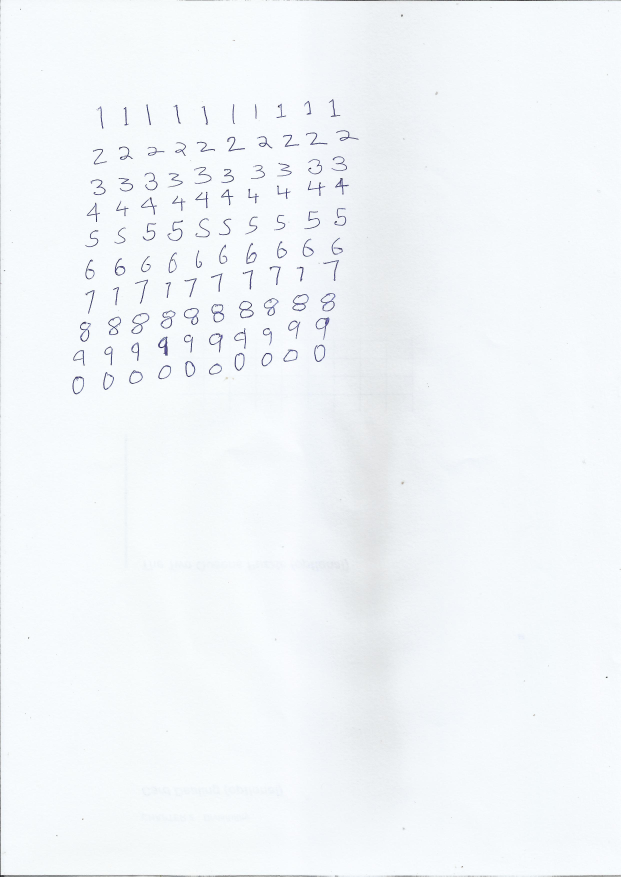
#> input picture sign-language-translator-master/src/custom_train_digits.jpg, 2481 x 3507 px (shown at 1/4 size)
$ python NEW_digit_recogV1.2.py   (older library calls are emulated)
#> lines starting #> are read from the running program, lines starting #| are printed output that depends on the picture; after the words box and inside, x2 and y2 are one past the last pixel; in counts of white or black regions, pixels touching at a corner belong together; long printed decimals are rounded
### sign-language-translator-master/src/needed.py
from PIL import Image
from numpy import asarray


def imresize(arr,size):
	img=Image.fromarray(arr)
	img=img.resize(size)
	return asarray(img)

### sign-language-translator-master/src/NEW_digit_recogV1.2.py
import numpy as np
# from scipy.misc.pilutil import imresize
from needed import imresize
from PIL import Image
import cv2  # version 3.2.0
from skimage.feature import hog
import matplotlib.image as mpimg
from matplotlib import pyplot as plt
from sklearn.model_selection import train_test_split
from sklearn.metrics import accuracy_score
from sklearn.utils import shuffle

DIGIT_WIDTH = 10
DIGIT_HEIGHT = 20
IMG_HEIGHT = 28
IMG_WIDTH = 28
CLASS_N = 10  # 0-9


# This method splits the input training image into small cells (of a single digit) and uses these cells as training data.
# The default training image (MNIST) is a 1000x1000 size image and each digit is of size 10x20. so we divide 1000/10 horizontally and 1000/20 vertically.
# [19 lines left out: functions split2d, load_digits, not called in this run]


def pixels_to_hog_20(img_array):
    hog_featuresData = []
    for img in img_array:
        fd = hog(img,
                 orientations=10,
                 pixels_per_cell=(5, 5),
                 cells_per_block=(1, 1))
        hog_featuresData.append(fd)
    hog_features = np.array(hog_featuresData, 'float64')
    return np.float32(hog_features)


# define a custom model in a similar class wrapper with train and predict methods
class KNN_MODEL():
    def __init__(self, k=3):
        self.k = k
        self.model = cv2.ml.KNearest_create()

    def train(self, samples, responses):
        self.model.train(samples, cv2.ml.ROW_SAMPLE, responses)

    def predict(self, samples):
        retval, results, neigh_resp, dists = self.model.findNearest(samples, self.k)
        return results.ravel()


class SVM_MODEL():
    # [7 lines left out: function __init__, not called in this run]

    def train(self, samples, responses):
        self.model.train(samples, cv2.ml.ROW_SAMPLE, responses)

    def predict(self, samples):
        results = self.model.predict(samples.reshape(-1, self.features))
        return results[1].ravel()


def get_digits(contours, hierarchy):
    hierarchy = hierarchy[0]
    bounding_rectangles = [cv2.boundingRect(ctr) for ctr in contours]
    final_bounding_rectangles = []
    # find the most common heirarchy level - that is where our digits's bounding boxes are
    u, indices = np.unique(hierarchy[:, -1], return_inverse=True)
    most_common_heirarchy = u[np.argmax(np.bincount(indices))]

    for r, hr in zip(bounding_rectangles, hierarchy):
        x, y, w, h = r
        # this could vary depending on the image you are trying to predict
        # we are trying to extract ONLY the rectangles with images in it (this is a very simple way to do it)
        # we use heirarchy to extract only the boxes that are in the same global level - to avoid digits inside other digits
        # ex: there could be a bounding box inside every 6,9,8 because of the loops in the number's appearence - we don't want that.
        # read more about it here: https://docs.opencv.org/trunk/d9/d8b/tutorial_py_contours_hierarchy.html
        if ((w * h) > 250) and (10 <= w <= 200) and (10 <= h <= 200) and hr[3] == most_common_heirarchy:
            final_bounding_rectangles.append(r)

    return final_bounding_rectangles


# [35 lines left out: function proc_user_img, not called in this run]
    # cv2.destroyAllWindows()


def get_contour_precedence(contour, cols):
    return contour[1] * cols + contour[0]  # row-wise ordering


# this function processes a custom training image
# see example : custom_train.digits.jpg
# if you want to use your own, it should be in a similar format
def load_digits_custom(img_file):
#> called with img_file = 'custom_train_digits.jpg'
    train_data = []
    train_target = []
    start_class = 1
    im = cv2.imread(img_file)
#> im is the input picture: shape (3507, 2481, 3); mean B, G, R 249.2, 246.2, 242.3
    imgray = cv2.cvtColor(im, cv2.COLOR_BGR2GRAY)
    plt.imshow(imgray)
    kernel = np.ones((5, 5), np.uint8)

    ret, thresh = cv2.threshold(imgray, 127, 255, 0)
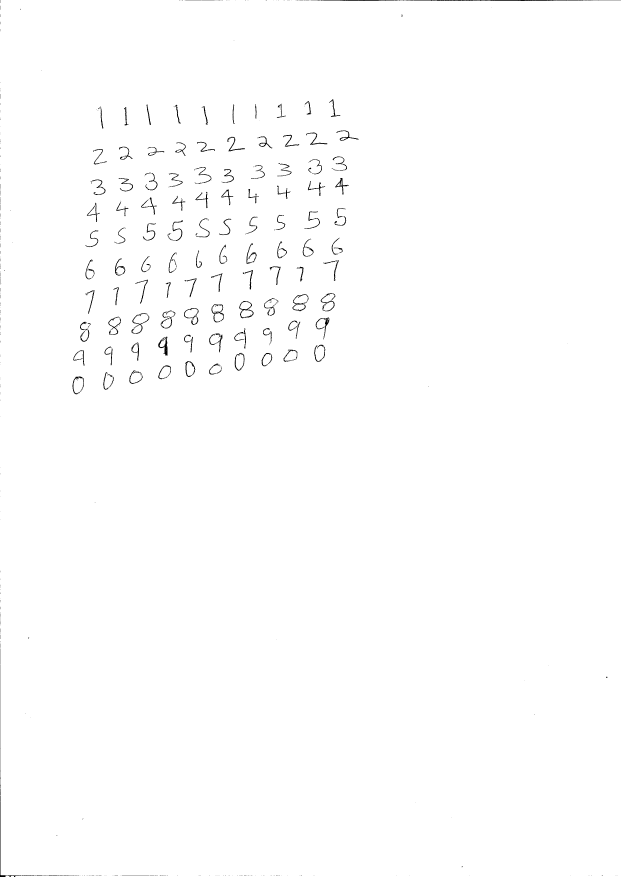
#> thresh: shape (3507, 2481) (shown at 1/4 size); 99.4% white; 577 black regions (433 under 20 px), largest, box (x1, y1, x2, y2) and area: (1242, 0, 2481, 4) 2789, (0, 2657, 297, 3507) 1799, (633, 1347, 670, 1423) 1005
    thresh = cv2.erode(thresh, kernel, iterations=1)
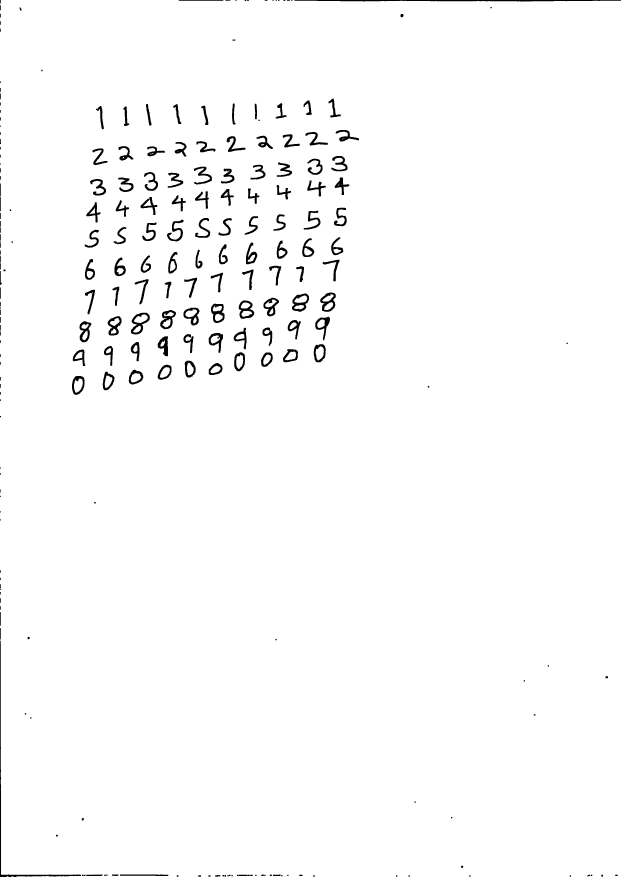
#> thresh: shape (3507, 2481) (shown at 1/4 size); 98.3% white; 242 black regions (18 under 20 px), largest, box (x1, y1, x2, y2) and area: (1178, 0, 2481, 6) 5683, (0, 2572, 324, 3507) 5172, (524, 1251, 599, 1338) 2335
    thresh = cv2.dilate(thresh, kernel, iterations=1)
#> thresh: shape (3507, 2481); 99.3% white; 257 black regions (134 under 20 px)
    thresh = cv2.erode(thresh, kernel, iterations=1)

    contours, hierarchy = cv2.findContours(thresh, cv2.RETR_TREE, cv2.CHAIN_APPROX_SIMPLE)
#> contours = 226 contours, 12 with area under 20; largest, box (x1, y1, x2, y2) and area: (0, 0, 2481, 3507) 8679563, (523, 1250, 600, 1339) 4200, (1167, 1173, 1237, 1248) 3766, (1280, 1169, 1344, 1248) 3652, (954, 1201, 1018, 1276) 3553
    digits_rectangles = get_digits(contours, hierarchy)  # rectangles of bounding the digits in user image
#> in get_digits, `bounding_rectangles = [cv2.boundingRect(ctr) for ctr in contours]`: bounding_rectangles = 226 items, first 6: (45, 3505, 9, 2), (26, 3504, 10, 3), (0, 0, 2481, 3507), (2278, 3500, 7, 7), (1876, 3500, 7, 7), (1633, 3500, 7, 7)
#> in get_digits, `u, indices = np.unique(hierarchy[:, -1], return_inverse=True)`: u = 46 values from -1 to 207; indices = 226 values, max 45 at index 208, min 0 at index 0, mean 7.3
#> in get_digits, `most_common_heirarchy = u[np.argmax(np.bincount(indices))]`: most_common_heirarchy = 2
#> the loop in get_digits, `for r, hr in zip(bounding_rectangles, hierarchy):` made 226 passes
#> (hr, x, y, w, h) on passes 1 to 3: ([1, -1, -1, -1], 45, 3505, 9, 2), ([2, 0, -1, -1], 26, 3504, 10, 3), ([-1, 1, 3, -1], 0, 0, 2481, 3507)
#> after the loop in get_digits, `for r, hr in zip(bounding_rectangles, hierarchy):`: final_bounding_rectangles = 100 items, first 6: (287, 1503, 52, 77), (410, 1486, 49, 76), (514, 1478, 60, 61), (630, 1458, 57, 62), (834, 1451, 57, 50), (738, 1442, 46, 69)
#> digits_rectangles has the same summary as final_bounding_rectangles in get_digits

    # sort rectangles accoring to x,y pos so that we can label them
    digits_rectangles.sort(key=lambda x: get_contour_precedence(x, im.shape[1]))

    for index, rect in enumerate(digits_rectangles):
        x, y, w, h = rect
        cv2.rectangle(im, (x, y), (x + w, y + h), (0, 255, 0), 2)
        im_digit = imgray[y:y + h, x:x + w]
        im_digit = (255 - im_digit)

        im_digit = imresize(im_digit, (IMG_WIDTH, IMG_HEIGHT))
        train_data.append(im_digit)
        train_target.append(start_class % 10)

        if index > 0 and (index + 1) % 10 == 0:
            start_class += 1
#> this loop made 100 passes
#> (x, y, w, h) on passes 1 to 12: (1313, 394, 51, 77), (1213, 401, 35, 60), (1102, 412, 45, 63), (927, 413, 16, 86), (1018, 414, 11, 64), (583, 415, 24, 88), (692, 416, 34, 81), (804, 422, 30, 79), (383, 423, 33, 95), (493, 425, 25, 80), (1342, 519, 95, 48), (1221, 527, 91, 56)
#> pass 1, in imresize, `img=img.resize(size)`:
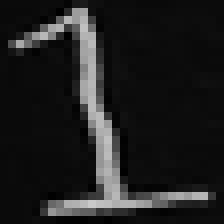
#> img: PIL image 28x28 L (shown 8 times larger); min 0, max 201, mean 31
#> after the loop:
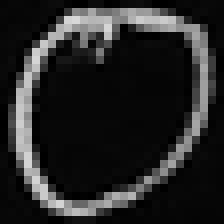
#> im_digit: shape (28, 28) (shown 8 times larger); min 0, max 216, mean 38
#> after the loop, start_class = 11; train_data = 100 items; train_target = 100 values, max 9 at index 80, min 0 at index 90, mean 4.5
    cv2.imwrite("training_box_overlay.png", im)

    return np.array(train_data), np.array(train_target)


# ------------------data preparation--------------------------------------------

TRAIN_MNIST_IMG = 'digits.png'
TRAIN_USER_IMG = 'custom_train_digits.jpg'
TEST_USER_IMG = 'test_image.png'

# digits, labels = load_digits(TRAIN_MNIST_IMG) #original MNIST data (not good detection)
digits, labels = load_digits_custom(
    TRAIN_USER_IMG)  # my handwritten dataset (better than MNIST on my handwritten digits)
#> labels has the same summary as train_target in load_digits_custom

print('train data shape', digits.shape)
#| train data shape (100, 28, 28)
print('test data shape', labels.shape)
#| test data shape (100,)

digits, labels = shuffle(digits, labels, random_state=256)
#> labels = 100 values, max 9 at index 0, min 0 at index 32, mean 4.5
train_digits_data = pixels_to_hog_20(digits)
#> the loop in pixels_to_hog_20, `for img in img_array:` made 100 passes
#> after the loop in pixels_to_hog_20, `for img in img_array:`: hog_featuresData = 100 items
#> in pixels_to_hog_20, `hog_features = np.array(hog_featuresData, 'float64')`:
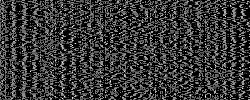
#> hog_features: shape (100, 250) float64; min 0, max 1, mean 0.217
X_train, X_test, y_train, y_test = train_test_split(train_digits_data, labels, test_size=0.33, random_state=42)
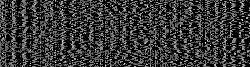
#> X_train: shape (67, 250) float32; min 0, max 1, mean 0.218
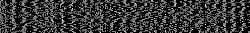
#> X_test: shape (33, 250) float32; min 0, max 1, mean 0.216
#> y_train = 67 values, max 9 at index 2, min 0 at index 3, mean 4.34; y_test = 33 values, max 9 at index 2, min 0 at index 13, mean 4.82

# ------------------training and testing----------------------------------------

model = KNN_MODEL(k=3)
model.train(X_train, y_train)
preds = model.predict(X_test)
#> in predict, `retval, results, neigh_resp, dists = self.model.findNearest(samples, s..`: retval = 3; results = 33 values, max 9 at index 1, min 0 at index 9, mean 4.27; neigh_resp = 33 rows, first 8: [8, 3, 4], [9, 8, 9], [9, 8, 8], [6, 6, 6], [5, 5, 5], [5, 5, 5], [8, 4, 2], [1, 1, 1]; dists = 33 rows, first 8: [9.95, 12.07, 13.38], [11.19, 15.19, 15.69], [12.46, 12.7, 13.67], [10.1, 11.07, 12.84], [12.61, 12.66, 14.87], [12.14, 16.48, 16.67], [17.34, 19.38, 20.23], [11.09, 14.92, 15.45]
#> preds has the same summary as results in predict
print('Accuracy: ', accuracy_score(y_test, preds))
#| Accuracy:  0.8485
#> (the run stopped early here; a loop or call above may not have finished)
